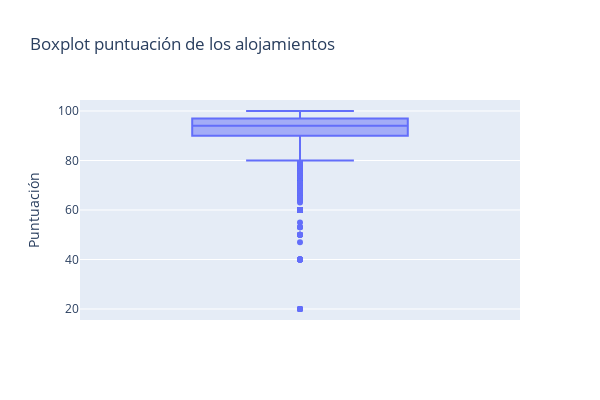

Source (notebook cell):
### Markdown cell above
Boxplot e Histogramas de la variable accommodates

### Code cell
import plotly.express as px

fig = px.box(df_us, y='review_scores_rating', title='Boxplot puntuación de los alojamientos')
fig.update_layout(yaxis_title='Puntuación', width=600, height=400)
fig.show()

### Figure 1 — Plotly figure (JSON) as saved in the notebook; plotly's stock layout.template omitted (floating-point values rounded to 4 significant figures; data arrays with more than 128 entries replaced by an {"elided": "..."} marker saying what was removed)
{"data": [{"alignmentgroup": "True", "hovertemplate": "review_scores_rating=%{y}<extra></extra>", "legendgroup": "", "marker": {"color": "#636efa"}, "name": "", "notched": false, "offsetgroup": "", "orientation": "v", "showlegend": false, "type": "box", "x0": " ", "xaxis": "x", "y": {"elided": "6733 float values"}, "y0": " ", "yaxis": "y"}], "layout": {"boxmode": "group", "height": 400, "legend": {"tracegroupgap": 0}, "title": {"text": "Boxplot puntuación de los alojamientos"}, "width": 600, "xaxis": {"anchor": "y", "domain": [0, 1]}, "yaxis": {"anchor": "x", "domain": [0, 1], "title": {"text": "Puntuación"}}}}
